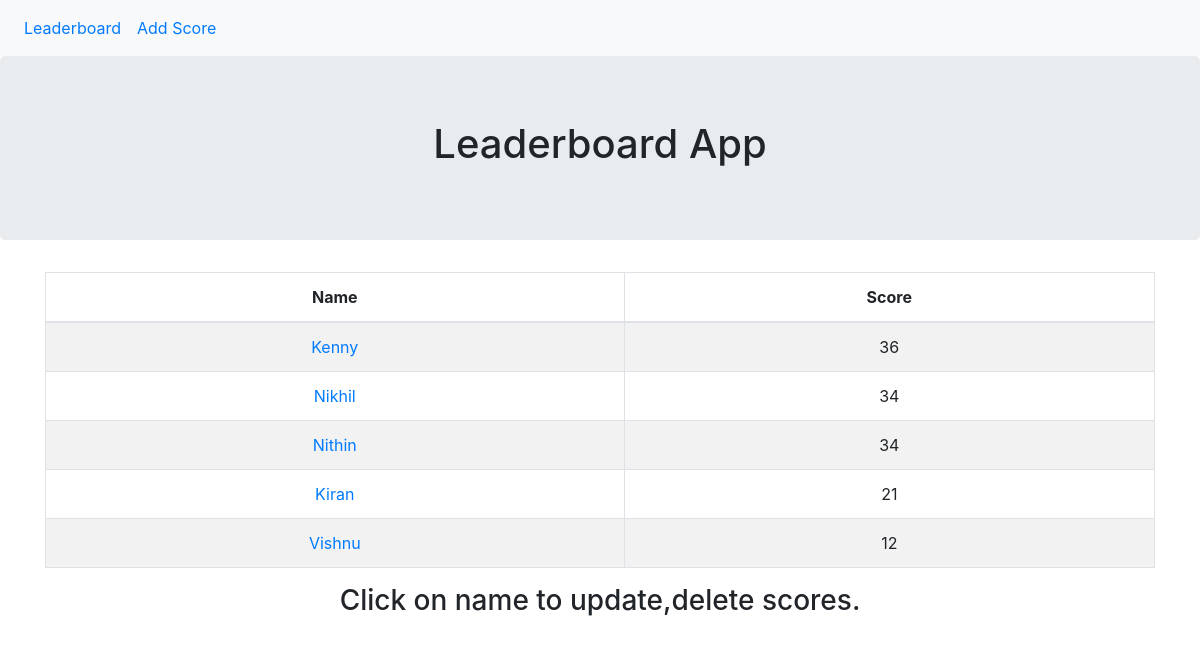
Before: / with the older database file.
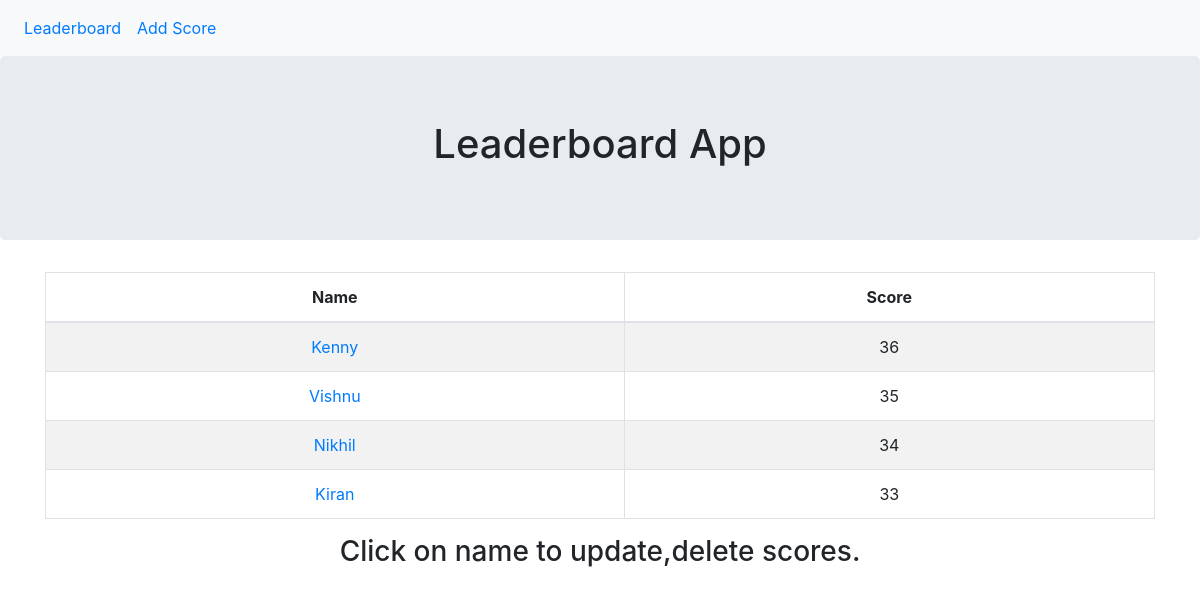
After: the same page with the newer database file.
### scores/models.py (models this page shows, shortened)
class Score(models.Model):
    class Meta:
            ordering = ['-player_score']
    name = models.CharField(max_length=100,primary_key=True)
    player_score = models.IntegerField()

### scores/views.py (the view)
# urls.py: path('', views.ScoreListView.as_view(), name='home'),
class ScoreListView(ListView):
    model = Score
    template_name = 'home.html'

### templates/home.html
{% extends 'base.html' %}
{% block content %}
  <table class="table table-striped table-bordered">
    <thead>
      <tr>
        <th class="text-center">Name</th>
        <th class="text-center">Score</th>
      </tr>
    </thead>
    <tbody>
          {% for score in object_list %}
            <tr>
              <div class="score-entry">
                <td class="text-center"><a href="{% url 'score_detail' score.name %}">{{ score.name }}</a></td>
                <td class="text-center">{{ score.player_score }}</td>
              </div>
            </tr>
          {% endfor %}
    </tbody>
  </table>
  <h3 class="text-center">Click on name to update,delete scores.</h3>
{% endblock content %}

### templates/base.html (shortened to what this page needs)
{% load crispy_forms_tags %}
<!DOCTYPE html>
<html lang="en">
<head>
 <link rel="stylesheet" href="https://maxcdn.bootstrapcdn.com/bootstrap/4.0.0-beta.2/css/bootstrap.min.css">
</head>
<body>
  <nav class="navbar navbar-expand-sm bg-light">
    <ul class="navbar-nav">
      <li class="nav-item">
        <a class="nav-link" href="/">Leaderboard</a>
      </li>
        <li class="nav-item">
        <a class="nav-link" href="{% url 'new_score' %}">Add Score</a>
      </li>
    </ul>
  </nav>
  <div class="jumbotron ">
    <h1 class="text-center">Leaderboard App</h1>
  </div>
  <div class="container">
    {% block content %}
    {% endblock %}
  </div>
</body>
</html>

Changed rows visible on the page:
removed Score: name "Nithin", player_score "34"
changed Score "Vishnu": player_score "12" → "35"; moves up the list
changed Score "Kiran": player_score "21" → "33"
